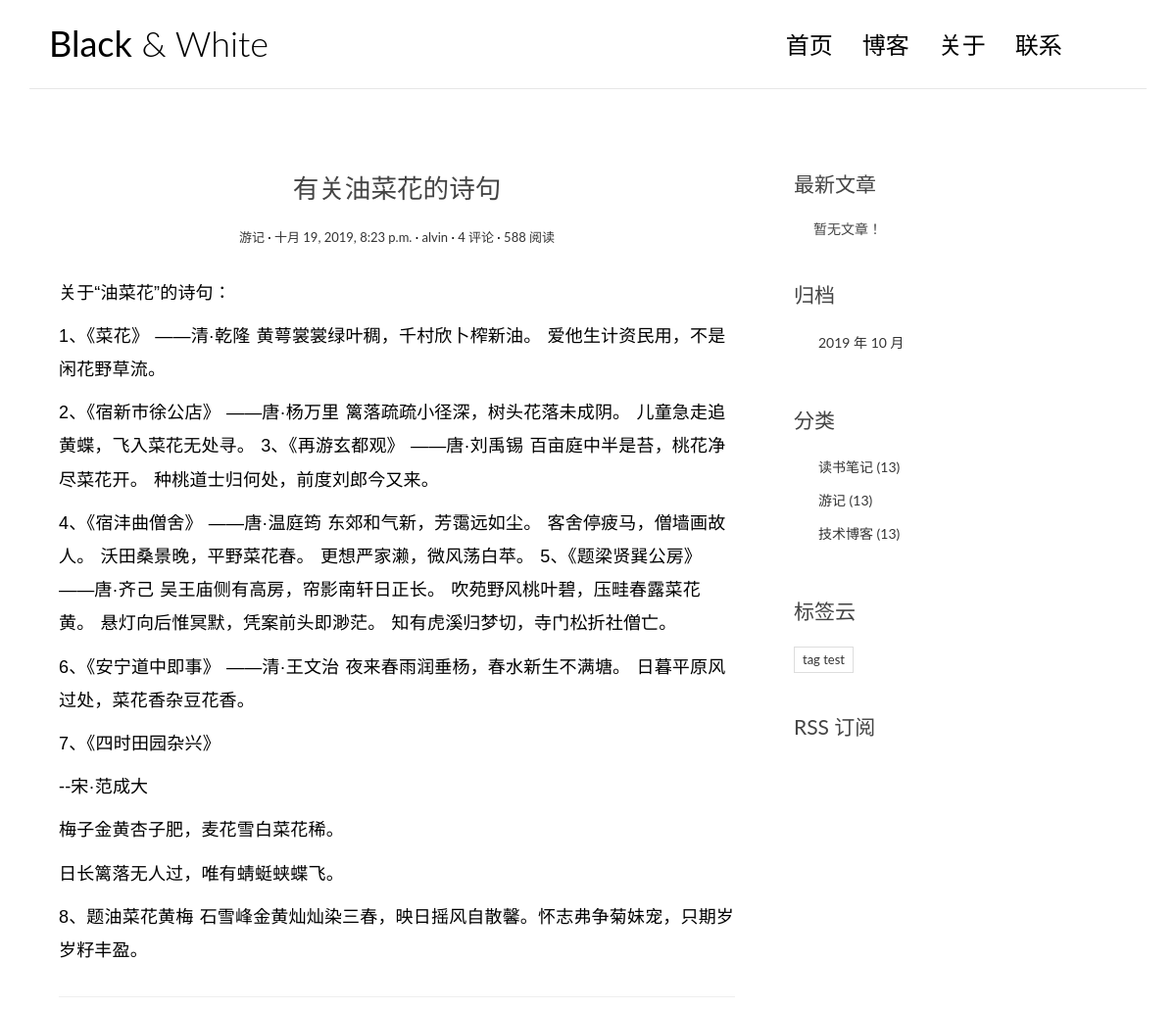
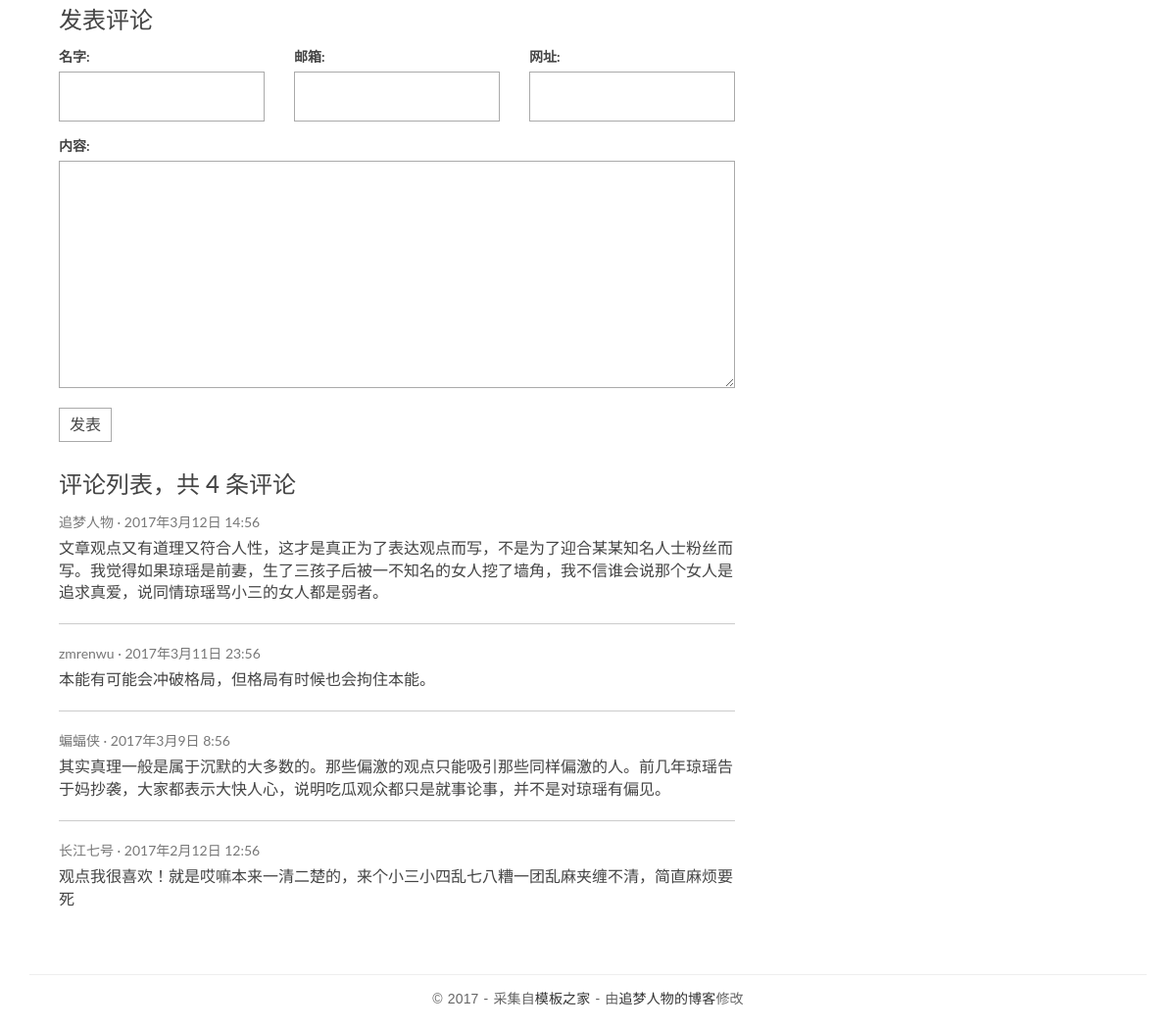
Screenshot of /posts/8/ with the database file from the repository (2 pictures, top to bottom).
### blog/models.py (models this page shows, shortened)
class Post(models.Model):
    title = models.CharField('标题',max_length=70)
    body = models.TextField('正文')
    created_time = models.DateTimeField('创建时间',default=timezone.now)
    modified_time = models.DateTimeField('修改时间')
    excerpt = models.CharField('摘要',max_length=200, blank=True)  # CharField要求不能为空，设置blank=True后就可以为空了
    category = models.ForeignKey(Category, verbose_name='分类',on_delete=models.CASCADE)
    tags = models.ManyToManyField(Tag,verbose_name='标签', blank=True)  # 多对多，文章可以没有标签
    author = models.ForeignKey(User,verbose_name='作者',on_delete=models.CASCADE)  # 文章与作者的关系，一对多
    class Meta:
        verbose_name = '文章'
        verbose_name_plural = verbose_name

class Category(models.Model):
    name = models.CharField(max_length=100)
    class Meta:
        verbose_name = '分类'
        verbose_name_plural = verbose_name

class Tag(models.Model):
    name = models.CharField(max_length=100)
    class Meta:
        verbose_name = '标签'
        verbose_name_plural = verbose_name

### blog/views.py (the view)
# urls.py: path('posts/<int:pk>/',views.detail,name='detail'),
def detail(request,pk):
    post = get_object_or_404(Post,pk=pk)
    md = markdown.Markdown(extensions=[
        'markdown.extensions.extra',
        'markdown.extensions.codehilite',
        TocExtension(slugify=slugify)
    ])
    post.body = md.convert(post.body)
    m = re.search(r'<div class="toc">\s*<ul>(.*)</ul>\s*</div>',md.toc,re.S)   # 看不懂这句
    post.toc = m.group(1) if m is not None else ''
    return render(request,'blog/detail.html',context={'post':post})

### comments/forms.py
class CommentForm(forms.ModelForm):
    class Meta:
        model = Comment
        fields = ['name','email','url','text']    # ？？ Django会自动将fields中声明的模型字段设置为表单的属性

### blog/templatetags/blog_extras.py (called while the page is built)
@register.inclusion_tag('blog/inclusions/_recent_posts.html', takes_context=True)
def show_recent_posts(context, num=5):
    return {
        'recent_post_list': Post.objects.all().order_by('-created_time')[:num],
    }

@register.inclusion_tag('blog/inclusions/_archives.html', takes_context=True)
def show_archives(context):
    return {
        'date_list': Post.objects.dates('created_time', 'month', order='DESC')
    }

@register.inclusion_tag('blog/inclusions/_categories.html',takes_context=True)
def show_categories(context):
    return {
        'category_list': Category.objects.all(),
    }

@register.inclusion_tag('blog/inclusions/_tags.html',takes_context=True)
def show_tags(context):
    return {
        'tag_list': Tag.objects.all(),
    }

### comments/templatetags/comments_extras.py (called while the page is built)
@register.inclusion_tag('comments/inclusions/_form.html', takes_context=True)
def show_comment_form(context, post, form=None):     # 接受一个Post模型的实例，也可能传递一个评论表单CommentForm的实例，没有就自己创建--复用。
    if form is None:
        form = CommentForm()
    return {
        'form': form,
        'post': post,
    }

### templates/blog/detail.html (shortened to what this page needs)
{% extends 'base.html' %}
{% load comments_extras %}
{% block main %}
    <article class="post post-{{ post.pk }}">
        <header class="entry-header">
            <h1 class="entry-title">{{ post.title }}</h1>
            <div class="entry-meta">
                <span class="post-category"><a href="#">{{ post.category.name }}</a></span>
                <span class="post-date"><a href="#"><time class="entry-date"
                                                          datetime="{{ post.created_time }}">{{ post.created_time }}</time></a></span>
                <span class="post-author"><a href="#">{{ post.author }}</a></span>
                <span class="comments-link"><a href="#">4 评论</a></span>
                <span class="views-count"><a href="#">588 阅读</a></span>
            </div>
        </header>
        <div class="entry-content clearfix">
            {{ post.body|safe }}
        </div>
    </article>
    <section class="comment-area" id="comment-area">
        <hr>
        <h3>发表评论</h3>
        {% show_comment_form post %}
        <div class="comment-list-panel">
            <h3>评论列表，共 <span>4</span> 条评论</h3>
            <ul class="comment-list list-unstyled">
                <li class="comment-item">
                    <span class="nickname">追梦人物</span>
                    <time class="submit-date" datetime="2012-11-09T23:15:57+00:00">2017年3月12日 14:56</time>
                    <div class="text">
                        文章观点又有道理又符合人性，这才是真正为了表达观点而写，不是为了迎合某某知名人士粉丝而写。我觉得如果琼瑶是前妻，生了三孩子后被一不知名的女人挖了墙角，我不信谁会说那个女人是追求真爱，说同情琼瑶骂小三的女人都是弱者。
                    </div>
                </li>
                <li class="comment-item">
                    <span class="nickname">zmrenwu</span>
                    <time class="submit-date" datetime="2012-11-09T23:15:57+00:00">2017年3月11日 23:56</time>
                    <div class="text">
                        本能有可能会冲破格局，但格局有时候也会拘住本能。
                    </div>
                </li>
                <li class="comment-item">
                    <span class="nickname">蝙蝠侠</span>
                    <time class="submit-date" datetime="2012-11-09T23:15:57+00:00">2017年3月9日 8:56</time>
                    <div class="text">
                        其实真理一般是属于沉默的大多数的。那些偏激的观点只能吸引那些同样偏激的人。前几年琼瑶告于妈抄袭，大家都表示大快人心，说明吃瓜观众都只是就事论事，并不是对琼瑶有偏见。
                    </div>
                </li>
                <li class="comment-item">
                    <span class="nickname">长江七号</span>
                    <time class="submit-date" datetime="2012-11-09T23:15:57+00:00">2017年2月12日 12:56</time>
                    <div class="text">
                        观点我很喜欢！就是哎嘛本来一清二楚的，来个小三小四乱七八糟一团乱麻夹缠不清，简直麻烦要死
                    </div>
                </li>
            </ul>
        </div>
    </section>
{% endblock main %}

### templates/blog/inclusions/_categories.html
<div class="widget widget-category">
    <h3 class="widget-title">分类</h3>
    <ul>
        {% for category in category_list %}
            <li>
                <a href="{% url 'blog:category'  category.pk %}">{{ category.name }} <span class="post-count">(13)</span></a>
            </li>
        {% empty %}
            暂无分类！
        {% endfor %}
    </ul>
</div>

### templates/blog/inclusions/_tags.html
<div class="widget widget-tag-cloud">
    <h3 class="widget-title">标签云</h3>
    <ul>
        {% for tag in tag_list %}
            <li>
                <a href="{% url 'blog:tags' tag.pk %}">{{ tag.name }}</a>
            </li>
        {% empty %}
            暂无标签！
        {% endfor %}
    </ul>
</div>

### blog/static/blog/css/custom.css (style rules this page uses)
* { outline: none; }
h1, h2, h3, h4, h5, h6 { margin-top: 0; }
a { color: #333; }
body { color: #444; font-family: 'Lato', sans-serif; }
p { font-family: 'Ubuntu', sans-serif; font-weight: 400; word-spacing: 1px; letter-spacing: 0.01em; }
.post { background: #fff; padding: 30px 30px 0; }
.entry-title { text-align: center; font-size: 1.9em; margin-bottom: 20px; line-height: 1.6; padding: 10px 20px 0; }
.entry-meta { text-align: center; color: #DDDDDD; font-size: 13px; margin-bottom: 30px; }
.entry-content { font-size: 18px; line-height: 1.9; font-weight: 300; color: #000; }
.post-category::after, .post-date::after, .post-author::after, .comments-link::after { content: ' ·'; color: #000; }
.widget { background: #fff; padding: 30px 0 0; }
.widget-title { font-size: 1.5em; margin-bottom: 20px; line-height: 1.6; padding: 10px 0 0; font-weight: 400; }
.widget-category ul { padding: 0; margin: 0; padding-left: 25px; }
.widget-category ul li { list-style-type: none; position: relative; line-height: 170%; margin-bottom: 10px; }
.widget-category ul li::before { content: '\f3fe'; font-family: "Ionicons"; position: absolute; left: -25px; top: 1px; font-size: 18px; color: #000; }
.widget-tag-cloud ul { padding: 0; margin: 0; margin-right: -10px; }
.widget-tag-cloud ul li { list-style-type: none; font-size: 13px; display: inline-block; margin-right: 10px; margin-bottom: 10px; padding: 3px 8px; border: 1px solid #ddd; }
.contact-form input, .comment-form input { border: 1px solid #aaa; margin-bottom: 15px; width: 100%; padding: 15px 15px; font-size: 16px; line-height: 100%; transition: 0.4s border-color linear; }
.contact-form textarea, .comment-form textarea { border: 1px solid #aaa; margin-bottom: 15px; width: 100%; padding: 15px 15px; font-size: 16px; line-height: 20px !important; min-height: 183px; transition: 0.4s border-color linear; }
.comment-area { padding: 0 30px 0; }
.comment-list-panel { margin-top: 30px; }
.comment-list { margin-top: 15px; }
.comment-item:not(:last-child) { border-bottom: 1px #ccc solid; margin-bottom: 20px; padding-bottom: 20px; }
.comment-item .nickname, .comment-item .submit-date { color: #777; font-size: 14px; }
.comment-item .nickname:after { content: ' ·'; }
.comment-item .text { padding-top: 5px; font-size: 16px; }

### rows the page displays
Post: title "有关油菜花的诗句", category.name "游记", created_time "十月 19, 2019, 8:23 p.m.", author "alvin", body "关于“油菜花”的诗句： 1、《菜花》 ——清·乾隆 黄萼裳裳绿叶稠，千村欣卜榨新油。 爱他生计资民用，不是闲花野草流。 2、《宿新市徐公店》 ——唐·杨万里 篱落疏疏小径深，树头花落未成阴。 儿童急走追黄蝶，飞入菜花无处寻。 3、《再游玄都观》 ——唐·刘禹锡 百亩庭中半是苔，桃花净尽菜花开。 种桃道士归何处，前度刘郎今又来。 4、《宿沣曲僧舍》 ——唐·温庭筠 东郊和气新，芳霭远如尘。 客舍停疲马，僧墙画故人。 沃田桑景晚，平野菜花春。 更想严家濑，微风荡白苹。 5、《题梁贤巽公房》 ——唐·齐己 吴王庙侧有高房，帘影南轩日正长。 吹苑野风桃叶碧，压畦春露菜花黄。 悬灯向后惟冥默，凭案前头即渺茫。 知有虎溪归梦切，寺门松折社僧亡。 6、《安宁道中即事》 ——清·王文治 夜来春雨润垂杨，春水新生不满塘。 日暮平原风过处，菜花香杂豆花香。 7、《四时田园杂兴》 --宋·范成大 梅子金黄杏子肥，麦花雪白菜花稀。 日长篱落无人过，唯有蜻蜓蛱蝶飞。 8、题油菜花黄梅 石雪峰金黄灿灿染三春，映日摇风自散馨。怀志弗争菊妹宠，只期岁岁籽丰盈。"
Category: name "读书笔记"
Category: name "游记"
Category: name "技术博客"
Tag: name "tag test"

### other values shown
{{ date.year }} "2019"
{{ date.month }} "10"
